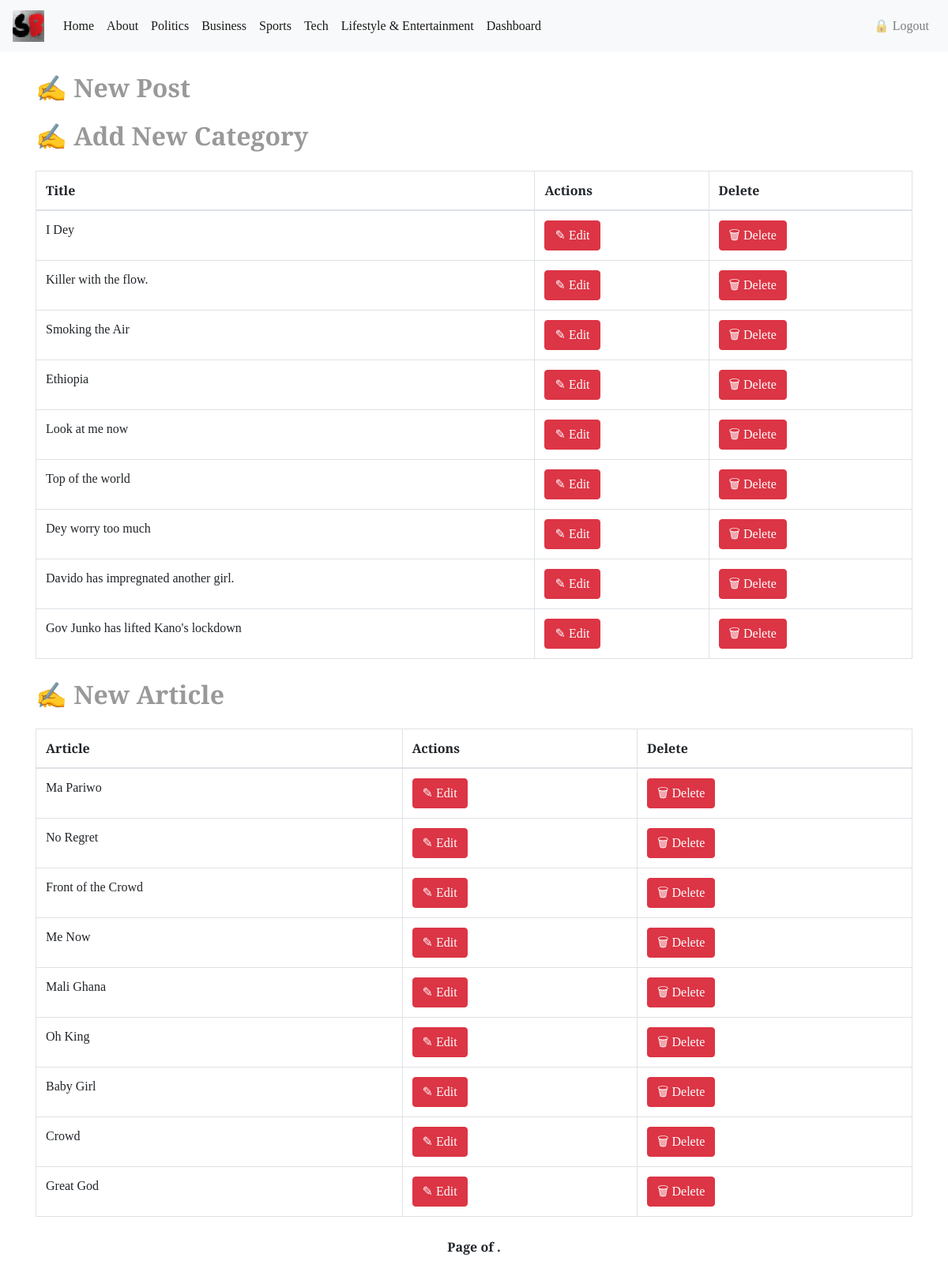
/blogapp/dashboard/ (signed in), run on the app's committed database.
### blogapp/models.py (models this page shows, shortened)
class Post(models.Model):
    title = models.CharField(max_length=200)
    content = RichTextField()
    pub_date = models.DateTimeField(auto_now_add=True)
    view_count = models.PositiveIntegerField(default=0, blank=True)
    author = models.ForeignKey(User, on_delete=models.CASCADE)
    category = models.ForeignKey(Category, on_delete=models.CASCADE)
    images = models.ImageField(null=True, upload_to='profilepics')
    slug = models.SlugField(blank=True, null=True, unique=True)
    class Meta:
        ordering = ['-pub_date']

class Article(models.Model):
    title = models.CharField(max_length=200)
    content = RichTextField()
    timestamp = models.DateTimeField(auto_now_add=True)
    view_count = models.IntegerField(default=0)
    likes = models.ManyToManyField(User, related_name='article_post', blank=True)
    thumbnail = models.ImageField(upload_to='profilepics')
    slug = models.SlugField(blank=True, null=True, unique=True)
    class Meta:
        ordering = ['-timestamp']

### blogapp/views.py (the view)
# urls.py: path('dashboard/', views.Dashboard.as_view(), name='dashboard'),
class Dashboard(LoginRequiredMixin, View):
    def get(self, request, *args, **kwargs):
        view = Home.as_view(
            template_name='blogapp/admin_page.html',
        )
        return view(request, *args, **kwargs)

### blogapp/views.py (called while the page is built)
    def get_context_data(self, **kwargs):
        context = super().get_context_data(**kwargs)
        context['posts'] = Post.objects.all()[:9]
        context['articles'] = Article.objects.all()[:9]
        return context

### blogapp/templates/blogapp/admin_page.html
{% extends 'blogapp/base.html' %}
{% block body_block %}
    <div class="blog-table">
        <h2><a href="{% url 'post_new' %}">&#9997 New Post</a></h2>
        <h2><a href="{% url 'new_cat' %}">&#9997 Add New Category</a></h2>
        <table class="table table-bordered">
            <thead>
              <tr>
                <th scope="col">Title</th>
                <th scope="col">Actions</th>
                <th scope="col">Delete</th>
              </tr>
            </thead>
            <tbody>
                {% for post in posts %}
              <tr>
                <td>{{post.title}}</td>
                <td><a class="btn btn-danger" href="{% url 'post_update' post.slug %}">&#9998 Edit</a></td>
                <td><a class="btn btn-danger" href="{% url 'post_delete' post.slug %}">&#128465 Delete</a></td>
              </tr>
                {% endfor %}
            </tbody>
        </table>
    </div>
    <div class="blog-table">
      <h2><a href="{% url 'article_new' %}">&#9997 New Article</a></h2>
      <table class="table table-bordered">
          <thead>
            <tr>
              <th scope="col">Article</th>
              <th scope="col">Actions</th>
              <th scope="col">Delete</th>
            </tr>
          </thead>
          <tbody>
              {% for post in articles %}
            <tr>
              <td>{{post.title}}</td>
              <td><a class="btn btn-danger" href="{% url 'article_update' post.slug %}">&#9998 Edit</a></td>
              <td><a class="btn btn-danger" href="{% url 'article_delete' post.slug %}">&#128465 Delete</a></td>
            </tr>
              {% endfor %}
          </tbody>
      </table>
  </div>
{% include 'blogapp/pagination.html' %}
{% endblock %}

### blogapp/static/css/blogstyle.css (style rules this page uses)
body { font-family: 'Crimson Text', serif; font-size: 1rem; font-weight: normal; line-height: 1.5; color: #212529; background-color: #fff; }
body { font-family: 'Crimson Text', serif; margin: 0; font-size: 1rem; font-weight: 400; line-height: 1.5; color: #212529; text-align: left; background-color: #fff; }
:root { --blue: #007bff; --indigo: #6610f2; --purple: #6f42c1; --pink: #e83e8c; --red: #dc3545; --orange: #fd7e14; --yellow: #ffc107; --green: #28a745; --teal: #20c997; --cyan: #17a2b8; --white: #fff; --gray: #6c757d; --gray-dark: #343a40; --primary: #007bff; --secondary: #6c757d; --success: #28a745; --info: #17a2b8; --warning: #ffc107; --danger: #dc3545; --light: #f8f9fa; --dark: #343a40; --breakpoint-xs: 0; --breakpoint-sm: 576px; --breakpoint-md: 768px; --breakpoint-lg: 992px; --breakpoint-xl: 1200px; --font-family-sans-serif: -apple-system,BlinkMacSystemFont,"Segoe UI",Roboto,"Helvetica Neue",Arial,"Noto Sans",sans-serif,"Apple Color Emoji","Segoe UI Emoji","Segoe UI Symbol","Noto Color Emoji"; --font-family-monospace: SFMono-Regular,Menlo,Monaco,Consolas,"Liberation Mono","Courier New",monospace; }
html { font-family: 'Crimson Text', serif; line-height: 1.15; -webkit-text-size-adjust: 100%; -webkit-tap-highlight-color: transparent; }
a { background-color: transparent; }
a:-webkit-any-link { cursor: pointer; }
a, i, span { display: inline-block; text-decoration: none; -webkit-transition: all 0.3s; transition: all 0.3s; }
* { box-sizing: border-box; }
a { color: #999; }
a, i, span { transition: all 0.3s; }
div { display: block; }
h2 { font-size: 2rem; margin-bottom: 0.5rem; font-weight: 700; line-height: 1.1; color: inherit; margin-block-start: 0.83em; margin-block-end: 0.83em; margin-inline-start: 0px; margin-inline-end: 0px; }
a { display: inline-block; transition: all 0.3s; background-color: transparent; }

### data on the page
Post: title "I Dey"
Post: title "Killer with the flow."
Post: title "Smoking the Air"
Post: title "Ethiopia"
Post: title "Look at me now"
Post: title "Top of the world"
Post: title "Dey worry too much"
Post: title "Davido has impregnated another girl."
Post: title "Gov Junko has lifted Kano's lockdown"
Article: title "Ma Pariwo"
Article: title "No Regret"
Article: title "Front of the Crowd"
Article: title "Me Now"
Article: title "Mali Ghana"
Article: title "Oh King"
Article: title "Baby Girl"
Article: title "Crowd"
Article: title "Great God"
